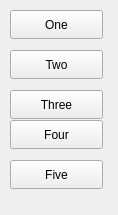
<?xml version="1.0" encoding="UTF-8"?>
<ui version="4.0">
 <class>Widget</class>
 <widget class="QWidget" name="Widget">
  <property name="geometry">
   <rect>
    <x>0</x>
    <y>0</y>
    <width>118</width>
    <height>215</height>
   </rect>
  </property>
  <property name="windowTitle">
   <string>Widget</string>
  </property>
  <widget class="QPushButton" name="oneButton">
   <property name="geometry">
    <rect>
     <x>10</x>
     <y>10</y>
     <width>93</width>
     <height>29</height>
    </rect>
   </property>
   <property name="text">
    <string>One</string>
   </property>
  </widget>
  <widget class="QPushButton" name="twoButton">
   <property name="geometry">
    <rect>
     <x>10</x>
     <y>50</y>
     <width>93</width>
     <height>29</height>
    </rect>
   </property>
   <property name="text">
    <string>Two</string>
   </property>
  </widget>
  <widget class="QPushButton" name="threeButton">
   <property name="geometry">
    <rect>
     <x>10</x>
     <y>90</y>
     <width>93</width>
     <height>29</height>
    </rect>
   </property>
   <property name="text">
    <string>Three</string>
   </property>
  </widget>
  <widget class="QPushButton" name="fourButton">
   <property name="geometry">
    <rect>
     <x>10</x>
     <y>120</y>
     <width>93</width>
     <height>29</height>
    </rect>
   </property>
   <property name="text">
    <string>Four</string>
   </property>
  </widget>
  <widget class="QPushButton" name="fiveButton">
   <property name="geometry">
    <rect>
     <x>10</x>
     <y>160</y>
     <width>93</width>
     <height>29</height>
    </rect>
   </property>
   <property name="text">
    <string>Five</string>
   </property>
  </widget>
 </widget>
 <resources/>
 <connections/>
</ui>
